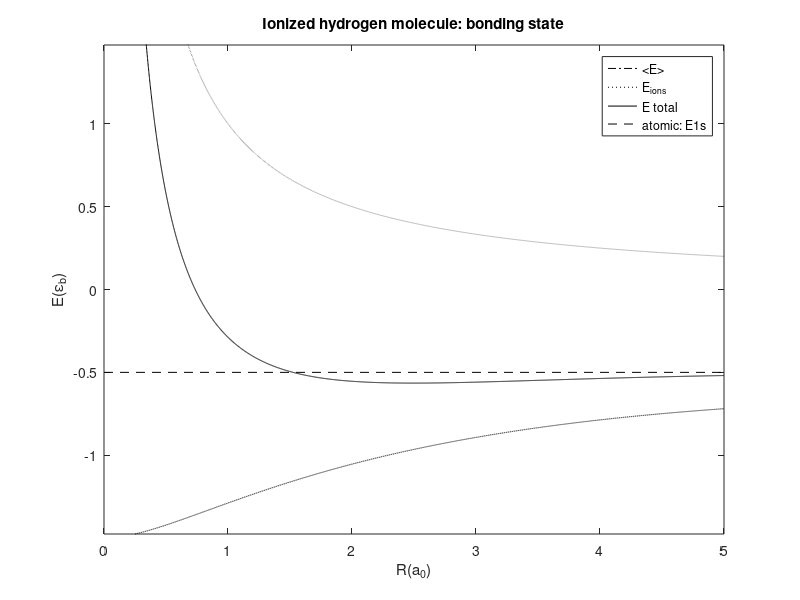

MATLAB code for this plot:
%copyright by J. E Hasbun and T. Datta
%hydro_mol_ion_sym.m
%This program incorporates the analytic solution to the
%singly ionized hydrogen molecule.
%
clear
e=1.602176487e-19;       %electronic charge
h=6.62606896e-34;        %Planck'constant (J.s)
eps0=8.854187817e-12;    %Permittivity of free space (C^2/N/m^2)
k=1/4./pi/eps0;          %Electrical constant (N.m^2/C^2)
hbar=h/2./pi;            %hbar
me=9.10938215e-31;       %electron mass (kg)
a0=hbar^2/me/e^2/k;      %Bohr radius (m)
Eb=2*hbar^2/(2*me*a0^2); %Hartree energy unit
%Analytic result
R=0.25:0.001:5;                  %plotting range in unit of a0
Ab=1./R-(1./R+1.0).*exp(-2*R);   %A in units of Eb
Bb=(R+1).*exp(-R);               %B in units of Eb
Del=(1+R+R.^2/3).*exp(-R);       %overlap, R in a0 units
E1s=-1.0/2.0;                    %Bohr energy in Eb units
Eions=1./R;                      %Ion-Ion repulsion energy
Ebo=E1s-(Ab+Bb)./(1.0+Del);      %Bonding energy
Etotbo=Ebo+Eions;                %Total energy for bonding
[Etmin,index_ymin]=min(Etotbo);  %total energy minimum & its array index
Rf=R(index_ymin);                %equilibrium bond length at min of energy
Ebomin=Ebo(index_ymin);          %bonding energy at equilibrium
Eimin=Eions(index_ymin);         %ion energy at equilibrium
%Plots follow
plot(R,Ebo,'k-.')
hold on
plot(R,Eions,'k:')
plot(R,Etotbo,'k-')
line([0 max(R)],[E1s E1s],'Color','k','LineStyle','--') %H atom energy
xlabel('R(a_0)'), ylabel('E(\epsilon_b)')
axis([0 max(R) min(Ebo) -min(Ebo)])
legend('<E>','E_{ions}','E total','atomic: E1s')
title('Ionized hydrogen molecule: bonding state')
hold off
%
disp('H2+ molecule analytic Results - bonding state')
fprintf('R_equilibrium=%9.4f, (a0) or %9.6f (Angs)\n',Rf,Rf*a0/1e-10)
fprintf('<E>=%9.6f (Hartree) or %9.6f (eV)\n',Ebomin,Ebomin*Eb/e)
fprintf('Eions=%9.6f (Hartree) or %9.6f (eV)\n',Eimin,Eimin*Eb/e)
fprintf('Etotal=%9.6f (Hartree) or %9.6f (eV)\n',Etmin,Etmin*Eb/e)
